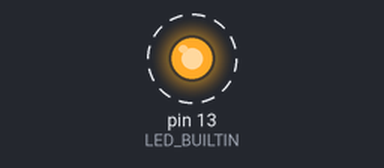
The sketch below on a simulated Arduino Uno, built with avr-gcc and run on an emulated ATmega328P. Shown: output pins drawn as LEDs (lit = HIGH). Dashed ring = blinking. What the sketch prints to the serial monitor is not drawn.

Above: at 63.69 s.
Timing chart, 0 to 66.6 s (numbered marks = the images above):
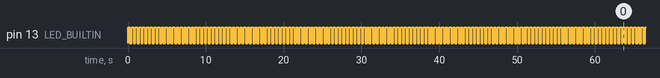

Measured:
- by itself, pin 13 (LED_BUILTIN): goes 106 × (LOW 0.24 s, HIGH 0.24 s), LOW 0.05 s, 25 × (HIGH 0.24 s, LOW 0.24 s), HIGH 0.24 s, LOW 0.15 s, 138 × (HIGH 0.24 s, LOW 0.24 s), then HIGH

The sketch:

ArrayQueue.ino
```cpp
/*
 * Example of a basic FreeRTOS queue
 * https://www.freertos.org/Embedded-RTOS-Queues.html
 */

// Include Arduino FreeRTOS library
#include <Arduino_FreeRTOS.h>

// Include queue support
#include <queue.h>

// Define a Array
char cmdSendBuffer[2]={0,0};
char cmdRecvBuffer[1]={0};
int passMessage[3]={0,0,0};

//Function Declaration
void TaskBlink(void *pvParameters);
void TaskAnalogReadPin0(void *pvParameters);
void TaskAnalogReadPin1(void *pvParameters);
void TaskSerial(void *pvParameters);

/*
 * Declaring a global variable of type QueueHandle_t
 *
 */
QueueHandle_t arrayQueue;

void setup() {

 /**
   * Create a queue.
   * https://www.freertos.org/a00116.html
   */
arrayQueue=xQueueCreate(10, //Queue length
                        sizeof(char)); //Queue item size
if(arrayQueue!=NULL){

  // Create task that consumes the queue if it was created.
  xTaskCreate(TaskSerial,// Task function
              "PrintSerial",// Task name
              128,// Stack size
              NULL,
              2,// Priority
              NULL);

  // Create task that publish data in the queue if it was created.
  xTaskCreate(TaskAnalogReadPin0, // Task function
              "AnalogRead1",// Task name
              128,// Stack size
              NULL,
              1,// Priority
              NULL);

   // Create other task that publish data in the queue if it was created.
   xTaskCreate(TaskAnalogReadPin1,// Task function
              "AnalogRead2",// Task name
              128,// Stack size
              NULL,
              1,// Priority
              NULL);


   xTaskCreate(TaskBlink,// Task function
              "Blink", // Task name
              128,// Stack size
              NULL,
              0,// Priority
              NULL);

}
}

void loop() {}

/**
 * Analog read task for Pin A0
 * Reads an analog input on pin 0 and send the readed value through the queue.
 * See Blink_AnalogRead example.
 */
void TaskAnalogReadPin0(void *pvParameters){
  (void) pvParameters;
  TickType_t xLastWakeTime;
  int i=0;
  for (;;){
  xLastWakeTime = xTaskGetTickCount();
  cmdSendBuffer[0]='A';
  passMessage[0] = i++;
  /**
     * Post an item on a queue.
     * https://www.freertos.org/a00117.html
     */
  xQueueSend(arrayQueue,&cmdSendBuffer,portMAX_DELAY);
  // One tick delay (15ms) in between reads for stability
  vTaskDelayUntil( &xLastWakeTime, 57 );
  }
}

/**
 * Analog read task for Pin A1
 * Reads an analog input on pin 1 and send the readed value through the queue.
 * See Blink_AnalogRead example.
 */
void TaskAnalogReadPin1(void *pvParameters){
  (void) pvParameters;
  int i = 0;
  for (;;){
  cmdSendBuffer[1]='B';
  passMessage[1] = i++;
  /**
     * Post an item on a queue.
     * https://www.freertos.org/a00117.html
     */
  xQueueSend(arrayQueue,&(cmdSendBuffer[1]),portMAX_DELAY);
  // One tick delay (15ms) in between reads for stability
  vTaskDelay(256);
  }
}


/**
 * Serial task.
 * Prints the received items from the queue to the serial monitor.
 */
void TaskSerial(void *pvParameters){
  (void) pvParameters;

  // Init Arduino serial
  Serial.begin(115200);

  // Wait for serial port to connect. Needed for native USB, on LEONARDO, MICRO, YUN, and other 32u4 based boards.
  while (!Serial) {
    vTaskDelay(1);
  }

  for (;;){
    if(xQueueReceive(arrayQueue,&cmdRecvBuffer,portMAX_DELAY) == pdPASS ){
      Serial.print("Command from:");
      Serial.print(cmdRecvBuffer[0]);
      Serial.print('\n');
      Serial.print("state A:");
      Serial.println(passMessage[0]);
      Serial.print("state B:");
      Serial.println(passMessage[1]);
      //vTaskDelay(500/portTICK_PERIOD_MS);
    }
  }
}

/*
 * Blink task.
 * See Blink_AnalogRead example.
 */
void TaskBlink(void *pvParameters){
  (void) pvParameters;
  pinMode(LED_BUILTIN,OUTPUT);
  digitalWrite(LED_BUILTIN,LOW);
  for (;;){
    digitalWrite(LED_BUILTIN,HIGH);
    vTaskDelay(250/portTICK_PERIOD_MS);
    digitalWrite(LED_BUILTIN,LOW);
    vTaskDelay(250/portTICK_PERIOD_MS);
  }
}
```
